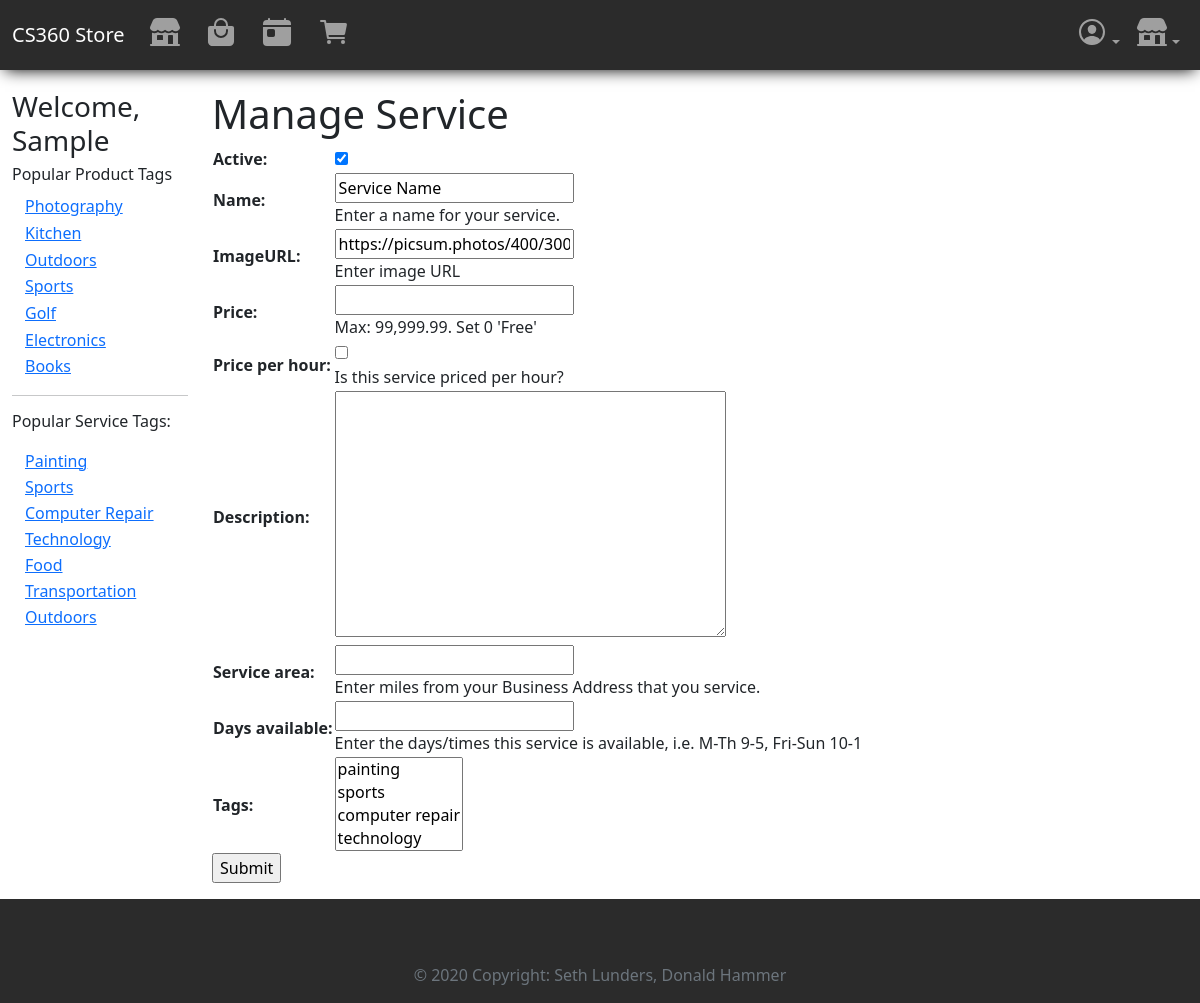
The page /store/manage-services/create (signed in) on the database as committed earlier.
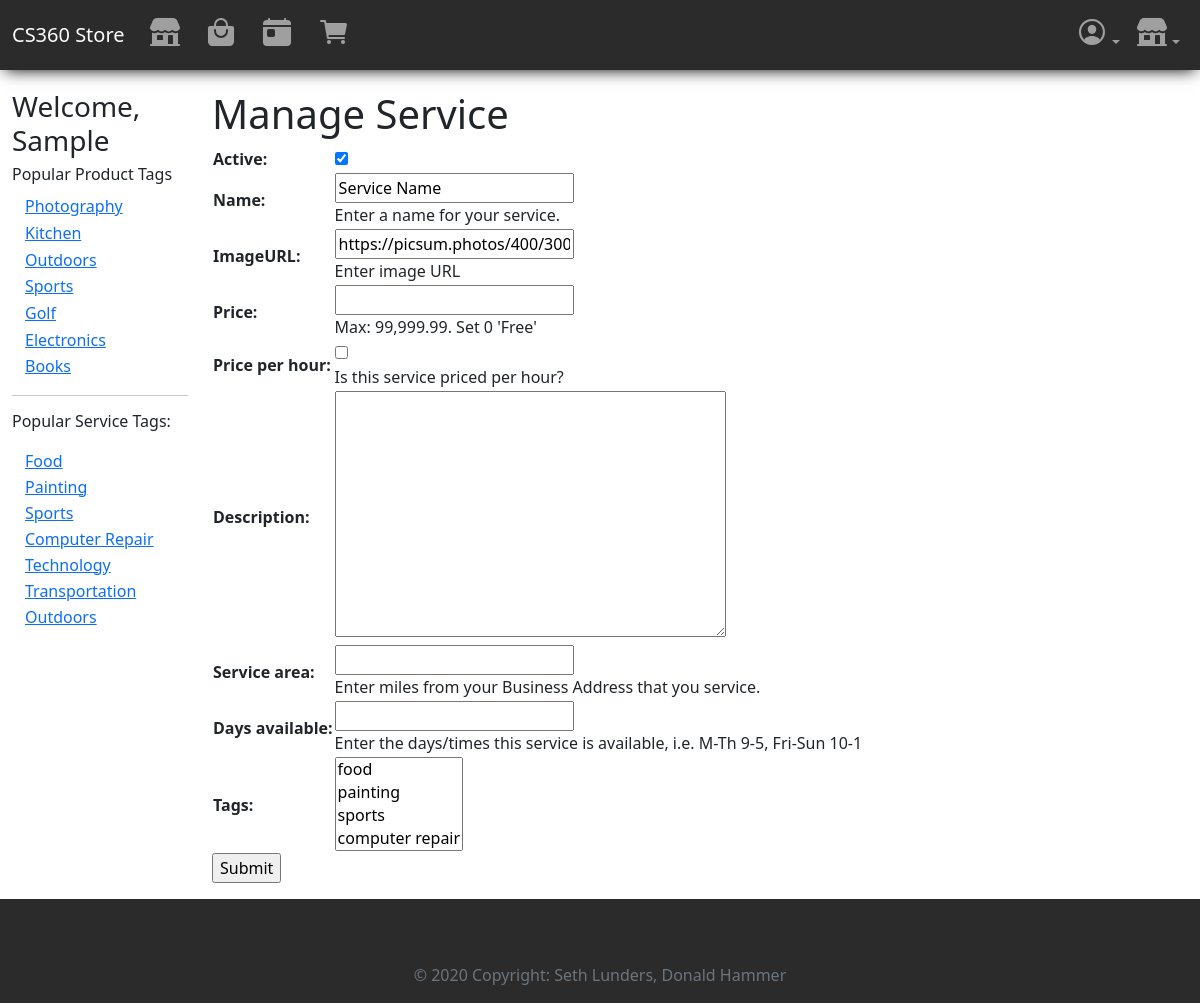
The same page on the database as committed later.
### storeApp/models.py (models this page shows, shortened)
class ProductTag(models.Model):
    name = models.CharField(max_length=200, help_text="Enter a tag; i.e. \"electronics\"", primary_key=True, unique=True)
    viewcount = models.IntegerField(default=0)
    class Meta:
        ordering = ['-viewcount']
    def get_absolute_url(self):
        return reverse('product-tag-detail', args=[str(self.name), 1])

class ServiceTag(models.Model):
    name = models.CharField(max_length=200, help_text="Enter a tag; i.e. \"electronics\"", primary_key=True, unique=True)
    viewcount = models.IntegerField(default=0)
    def __str__(self):
        return str(self.name)
    class Meta:
        ordering = ['-viewcount']
    def get_absolute_url(self):
        return reverse('service-tag-detail', args=[str(self.name), 1])

### storeApp/views.py (the view, shortened to what this page needs)
# urls.py: path('manage-services/create', views.ServiceListingCreateView.as_view(), name='create-service'),
class ServiceListingCreateView(LoginRequiredMixin, PermissionRequiredMixin, CreateView):
    permission_required = 'storeApp.can_set_active'
    template_name = 'storeApp/vendors/servicelisting_form.html'
    form_class = ServiceListingCreateForm
    def get_initial(self, *args, **kwargs):
        initial = super(ServiceListingCreateView, self).get_initial(**kwargs)
        initial['name'] = 'Service Name'
        return initial
    def get_form_kwargs(self, *args, **kwargs):
        kwargs = super(ServiceListingCreateView, self).get_form_kwargs(*args, **kwargs)
        kwargs['user'] = self.request.user
        return kwargs

### storeApp/forms.py (shortened to what this page needs)
class ServiceListingCreateForm(forms.ModelForm):
    class Meta:
        model = ServiceListing
        exclude = ('vendor',)
    def __init__(self, *args, **kwargs):
        self.vendor = kwargs.pop('user').vendor
        super(ServiceListingCreateForm, self).__init__(*args, **kwargs)

### storeApp/context_processors.py (called while the page is built)
def add_variable_to_context(request):
    return {
        'top_producttags': ProductTag.objects.all()[:7],
        'top_servicetags': ServiceTag.objects.all()[:7],
    }

### storeApp/templates/storeApp/vendors/servicelisting_form.html (shortened to what this page needs)
{% extends "base_generic.html" %}
{% block content %}
  <h1>Manage Service</h1>
    <form action="" method="post">
      <table>
        {{ form.as_table }}
      </table>
      <input type="submit" value="Submit" />
    </form>
{% endblock content %}

### storeApp/templates/base_generic.html (shortened to what this page needs)
{% load humanize %}
<!DOCTYPE html>
<html lang="en">
<head>
  <link href="https://cdn.jsdelivr.net/npm/bootstrap@5.0.2/dist/css/bootstrap.min.css" rel="stylesheet">
  {% load static %}
  <link rel="stylesheet" href="{% static 'css/styles.css' %}">
</head>
<body class="d-flex flex-column min-vh-100">
  <nav class="navbar navbar-expand-md navbar-dark bg-dark pl-3 pr-3" aria-label="Fourth navbar example">
    <div class="container-fluid">
      <a class="navbar-brand" href="{% url 'index' %}">CS360 Store</a>
      <div class="collapse navbar-collapse" id="navbarsExample04">
        <ul class="navbar-nav me-auto mb-2 mb-md-0">
          <li class="nav-item"><a class="nav-link " href="{% url 'vendors' %}"><ion-icon name="storefront" size="large"></ion-icon></a></li>
          <li class="nav-item"><a class="nav-link " href="{% url 'products' %}"><ion-icon name="bag-handle" size="large"></ion-icon></a></li>
          <li class="nav-item"><a class="nav-link " href="{% url 'services' %}"><ion-icon name="today" size="large"></ion-icon></a></li>
          <li class="nav-item"><a class="nav-link {% if request.resolver_match.url_name == 'my-cart' %}active{% endif %}" href="{% url 'my-cart' %}"><ion-icon name="cart" size="large"></ion-icon>&nbsp;&nbsp;</a></li>
        </ul>
        <ul class="navbar-nav">
          {% if user.is_authenticated %}
          <li class="nav-item dropdown">
            <a class="nav-link dropdown-toggle " href="#" id="dropdown04" data-bs-toggle="dropdown" aria-expanded="false"><ion-icon name="person-circle-outline" size="large"></ion-icon></a>
          </li>
          {% else %}
          <li class="nav-item"><a class="nav-link" href="{% url 'login' %}">Log in</a></li>
          {% endif %}
          {% if perms.storeApp.can_set_active %}
          <li class="nav-item dropdown">
            <a class="nav-link dropdown-toggle " href="#" id="dropdown05" data-bs-toggle="dropdown" aria-expanded="false"><ion-icon name="storefront" size="large"></ion-icon></a>
          </li>
          {% endif %}
        </ul>
      </div>
    </div>
  </nav>
  <div class="container-fluid">
    <div class="row mb-3">
      <div class="col-lg-2">
      {% block sidebar %}
        <ul class="sidebar-nav d-none d-lg-block">
          {% if user.is_authenticated %}
          <h3>Welcome, {{ user.first_name }}</h3>
          {% endif %}
          <div class="d-none d-lg-block">
          <h6>Popular Product Tags</h6>
          <ul class="list-unstyled">
            {% for tag in top_producttags %}
            <li><a href="{{ tag.get_absolute_url }}" class="btn btn-link py-0">{{ tag.name|title }}</a></li>
            {% endfor %}
          </ul>
          <hr/>
          <h6>Popular Service Tags:</p>
          <ul class="list-unstyled">
            {% for tag in top_servicetags %}
            <li><a href="{{ tag.get_absolute_url }}" class="btn btn-link py-0">{{ tag.name|title }}</a></li>
            {% endfor %}
          </ul>
        </div>
     {% endblock %}
      </div>
      <div class="col-lg-10">{% block content %}{% endblock %}</div>
    </div>
  </div>
  {% block footer %}
    <footer class="bg-dark text-light text-center text-lg-start mt-auto">
      <div class="container p-4">
      </div>
      <div class="text-center p-3 bg-dark text-muted">
        © 2020 Copyright: Seth Lunders, Donald Hammer
      </div>
    </footer>
  {% endblock footer %}
</body>
</html>

Rows that differ between the two databases and show on the page:
changed ServiceTag "Food": moves up the list
Other text that changed with them:
form field tags: "painting / sports / computer repair / technology" → "food / painting / sports / computer repair"
